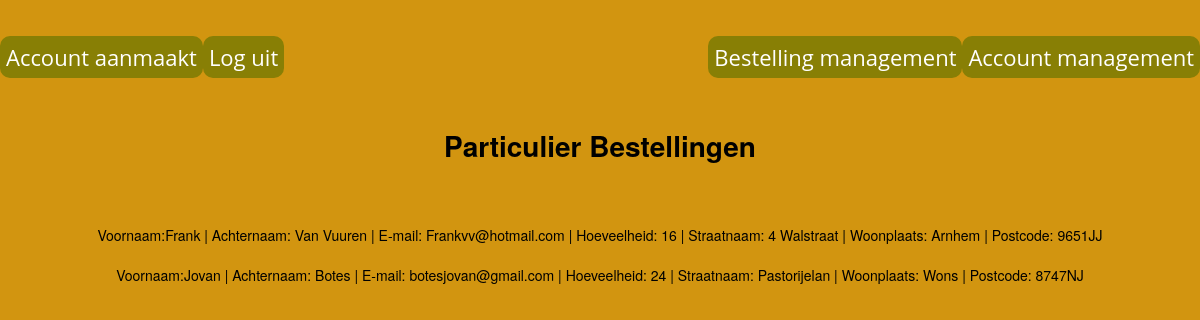
The app's page /admin.php with its own data.
### tables this page shows
CREATE TABLE `particulier` (
  `ID` tinyint(4) NOT NULL,
  `voornaam` varchar(20) NOT NULL,
  `achternaam` varchar(20) NOT NULL,
  `hoeveelheid` int(8) NOT NULL,
  `email` varchar(20) NOT NULL,
  `straatnaam` varchar(20) NOT NULL,
  `woonplaats` varchar(20) NOT NULL,
  `postcode` varchar(20) NOT NULL
);

### admin.php (the view, shortened to what this page needs)
<!DOCTYPE html>
<html class="background">
    <?php include("adnavbar.php");
     ?>
<link rel="stylesheet" href="webshop.css">
<h1>Particulier Bestellingen</h1>
<?php
$servername="localhost";
$username="root";
$password="";
$db="authentic beer";
$conn = new mysqli($servername,$username,$password,$db);
$query = "SELECT * FROM `particulier`";
$result = mysqli_query($conn, $query);
echo '<div class="OutputClass" >'.
"<br>".
"<br>";
echo '<center>';
    if ($result->num_rows > 0)
    {
        while($row = $result->fetch_assoc())
        {
            echo
                 "Voornaam:" .$row["voornaam"].
                 " | Achternaam: " . $row["achternaam"].
                 " | E-mail: " . $row["email"].
                 " | Hoeveelheid: " . $row["hoeveelheid"].
                 " | Straatnaam: ". $row["straatnaam"].
                 " | Woonplaats: " . $row["woonplaats"].
                 " | Postcode: " . $row["postcode"].
                 "<br>".
                 "<br>";
        }
        echo'</div>'.
        "<br>".
        "<br>".
        "<br>".
        "<br>".
        "<br>".
        "<br>".
        "<br>".
        "<br>".
        "<br>".
        "<br>".
        "<br>".
        "<br>".
        "<br>".
        "<br>".
        "<br>".
        "<br>".
        "<br>".
        "<br>".
        "<br>".
        "<br>".
        "<br>".
        "<br>".
        "<br>".
        "<br>".
        "<br>".
        "<br>".
        "<br>".
        "<br>".
        "<br>";
    }
    else {
        echo "0 results";
    }
    ?>

### adnavbar.php (shortened to what this page needs)
<!DOCTYPE HTML>
<html lang="nl" class="html">
    <head class="head">
     <link rel="stylesheet" type="text/css" href="navbar.css">
    </head>
    <header class="header">
        <nav>
            <a class=navbutton href="registreren.php">Account aanmaakt</a>
            <a class=reserveren href="accountmngmnt.php">Account management</a>
            <a class=reserveren href="bestellingmngmnt.php">Bestelling management</a>
            <a class=navbutton href="inloggen.php">Log uit</a>
        </nav>
    </header>
</html>

### navbar.css (style rules this page uses)
header { width: 100%; height: 50px; background-color: linear-gradient(#d9ac34, #f9ee16); }
a { text-align: center; color: black; text-decoration: none; font-family: 'Open Sans', sans-serif; font-size: 1.2vw; margin-bottom: -16px; }
.navbutton { margin: 0px; font-size: 22px; color: #ffffff; background-color:#887f05; border-radius: 10px; padding: 6px; float: left; }
.reserveren { margin: auto; font-size: 22px; color: #fff; background-color: #887f05; border-radius: 10px; padding: 6px; float: right; }

### webshop.css (style rules this page uses)
.header { border-radius: 15px; padding-top:3%; box-shadow: 0 px 4px 10px rgba(0 , 0, 0, 0.5); }
html { background:rgb(210, 149, 16); }

### records on screen
particulier: voornaam "Frank", achternaam "Van Vuuren", email "Frankvv@hotmail.com", hoeveelheid "16", straatnaam "4 Walstraat", woonplaats "Arnhem", postcode "9651JJ"
particulier: voornaam "Jovan", achternaam "Botes", email "botesjovan@gmail.com", hoeveelheid "24", straatnaam "Pastorijelan", woonplaats "Wons", postcode "8747NJ"
